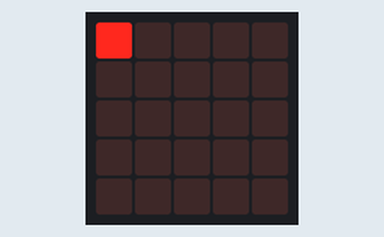
Simulated run of this program. Board: BBC micro:bit (MakeCode). On the bench: the board's 5×5 LED display. At 10.0 s the program stops and its outputs stay as they are.

Above: at 0.1 s.
At 1.1 s:
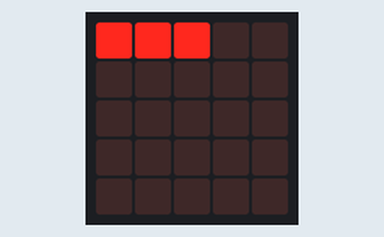
At 2.1 s:
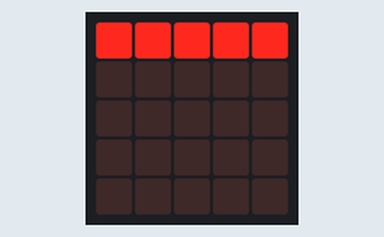
At 4.6 s:
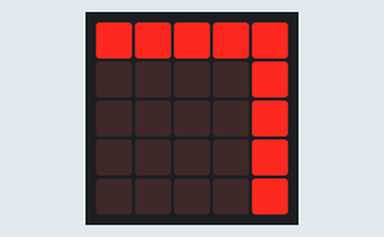
At 7.1 s:
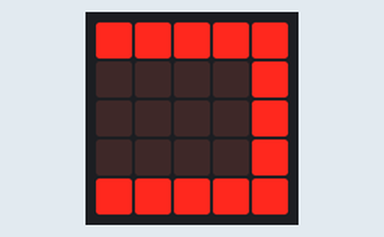
At 9.1 s:
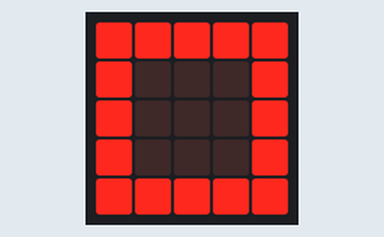

Measured:
- what the display in image 1 shows lasts 0.5 s, from 1.0 s to 1.5 s
- what the display in image 2 shows lasts 1.0 s, from 2.0 s to 3.0 s

The program:

main.ts
```typescript
for (let index = 0; index <= 4; index++) {
    led.plot(index, 0)
    basic.pause(500)
}
for (let index = 0; index <= 4; index++) {
    led.plot(4, index)
    basic.pause(500)
}
for (let index = 0; index <= 4; index++) {
    led.plot(4 - index, 4)
    basic.pause(500)
}
for (let index = 0; index <= 4; index++) {
    led.plot(0, 4 - index)
    basic.pause(500)
}
basic.clearScreen()
```

test.ts
```typescript
// aquí va el archivo "tests"; esto no se compilará cuando este paquete se utilice como una extensión.
```
